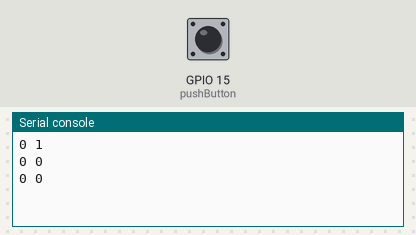
A program run on a simulated ESP32 board running MicroPython. Parts: the last lines printed to the serial console. The inputs (shaded band) are chosen by the test bench; at power-on: GPIO 15 (pushButton) LOW.

Above: at 1.2 s.
1.3 s: GPIO 15 (pushButton) pulled HIGH for 0.6 s
At 1.9 s:
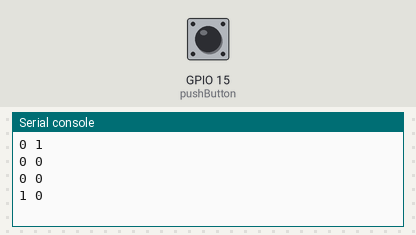
3.5 s: GPIO 15 (pushButton) pulled HIGH for 1 s
At 4.4 s:
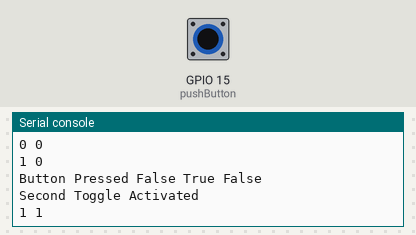

Measured:
- after the input at 1.3 s, the serial console: prints a new line after 0.20 s (image 1)
- after the input at 3.5 s, the serial console: prints a new line after 0.50 s (image 2)

The program:

Button_Toggle.py
```python
from machine import Pin
from time import sleep

# #basic Button
# rPin=16
# rLed=Pin(rPin,Pin.OUT)
# buttonPin = 20
# pushButton = Pin(buttonPin,Pin.IN,Pin.PULL_DOWN)
# newButtonVal =1
# while True:
#     newButtonVal = pushButton.value()
#     print("New Button Value:  ",newButtonVal)
#     if newButtonVal==1:
#         rLed.value(1)
#     else:
#         rLed.value(0)
#     sleep(0.5)

# toggle Button

# buttonPin = 20
# pushButton = Pin(buttonPin,Pin.IN,Pin.PULL_UP)
# newButtonVal = 1
# oldButtonVal = 1
# buttonState = False


# while True:
#     newButtonVal = pushButton.value()
#     print(newButtonVal, oldButtonVal)
#     sleep(.4)

#     if( newButtonVal == 0 and oldButtonVal == 1):
#         if (buttonState == False):
#             print("Button State is False and Button is: ", newButtonVal)

#             print(buttonState)
#             buttonState = True


#         elif (buttonState == True):
#             print("Button State is True and Button is: ", newButtonVal)
#             print(buttonState)

#             buttonState = False
#     oldButtonVal = newButtonVal
#     #buttonState != buttonState
#     print("ButtonState is:  ",buttonState)

bPin =15 # tried with 10,19,20,18,22
pushButton = Pin(bPin, Pin.IN, Pin.PULL_DOWN)#tried with PULL_UP and PULL_DOWN
# # pushButton = Pin(bPin, Pin.IN, Pin.PULL_UP) #tried with PULL_UP and PULL_DOWN
# while True:
#     butVal = pushButton.value()
#     print("Button Value: ", butVal)

#     sleep(0.5)
newButtonVal = 1
oldButtonVal = 1
buttonState = False
buttonState2 = False
buttonState3 = False
while True:
    newButtonVal = pushButton.value()
    print(newButtonVal, oldButtonVal)
    sleep(0.5)
    if newButtonVal == 1 and oldButtonVal == 0:
        print("Button Pressed",buttonState, buttonState2, buttonState3)

        if not buttonState and not buttonState2 and not buttonState3:
            print("Button State is False and Button is: ", newButtonVal)
            buttonState = True
        if buttonState and not buttonState2 and not buttonState3:
            print("Button State is True and Button is: ", newButtonVal)
            buttonState = False
            buttonState2 = True
        elif not buttonState and buttonState2 and not buttonState3:
            print("Second Toggle Activated")
            buttonState2 = False
            buttonState3 = True
        elif not buttonState and not buttonState2 and buttonState3:
            print("Third Toggle Activated")
            buttonState3 = False
    oldButtonVal =newButtonVal    # elif buttonState and not buttonState2 and not buttonState3:
```
